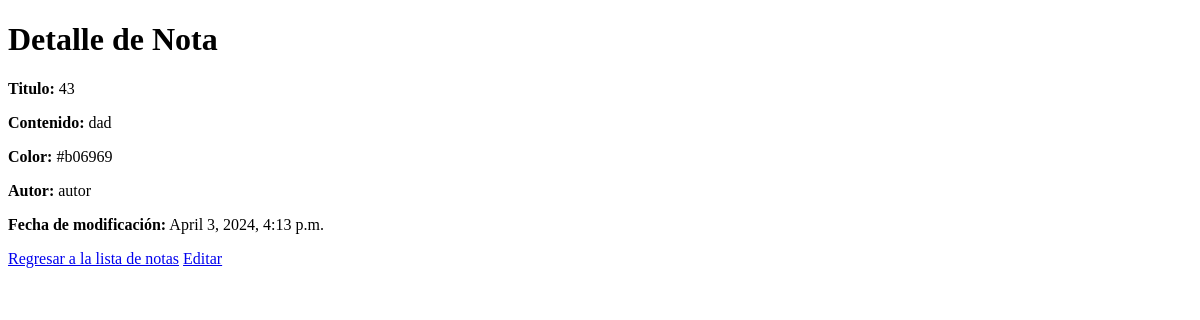
/notas/1/, run on an earlier commit of the app's database.
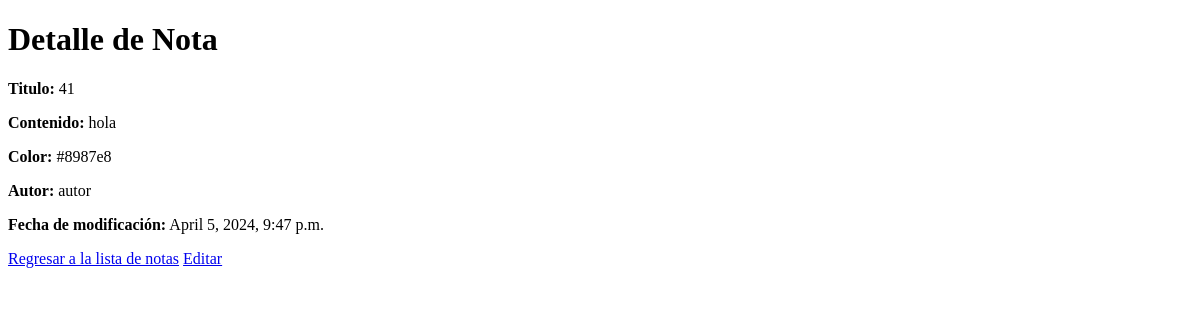
And on a later commit of the database.
### notas/models.py (models this page shows, shortened)
class Nota(models.Model):
    titulo = models.CharField(max_length=200)
    contenido = models.TextField()
    color = models.CharField(max_length=20)
    autor = models.CharField(max_length=100 )
    fecha_modificacion = models.DateTimeField('fecha de modificación')

### notas/views.py (the view)
# urls.py: path("<int:id_nota>/", views.detail, name="detail"),
def detail(request, id_nota):
    try:
        nota = Nota.objects.get(pk=id_nota)
    except Nota.DoesNotExist:
        raise Http404("La nota no existe")
    return render(request, "notas/detail.html", {"nota": nota})

### notas/templates/notas/detail.html (shortened to what this page needs)
<!DOCTYPE html>
<html>
<head>
</head>
<body>
    <h1>Detalle de Nota</h1>
    <p><strong>Titulo:</strong> {{ nota.titulo }}</p>
    <p><strong>Contenido:</strong> {{ nota.contenido }}</p>
    <p><strong>Color:</strong> {{ nota.color }}</p>
    <p><strong>Autor:</strong> {{ nota.autor }}</p>
    <p><strong>Fecha de modificación:</strong> {{ nota.fecha_modificacion }}</p>
    <a href="/notas/">Regresar a la lista de notas</a>
    <a href="/notas/{{ nota.id }}/editar/">Editar</a>
</body>
</html>

What changed in the data, as far as the page shows it:
changed Nota "autor": titulo "43" → "41"; contenido "dad" → "hola"; color "#b06969" → "#8987e8"; fecha_modificacion "April 3, 2024, 4:13 p.m." → "April 5, 2024, 9:47 p.m."
